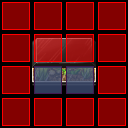

Below is a game level as drawn by its tile map, then a one-line description and the .tmx that defines it (tile-layer data replaced by summaries):
An orthogonal 4x4 tile map with 32x32 px tiles, 4 tile layers (statics, collision, lights, buffer), 1 hidden layer not drawn, 7 tilesets.

<map version="1.0" orientation="orthogonal" width="4" height="4" tilewidth="32" tileheight="32">
 <tileset firstgid="1" name="furniture-modern" tilewidth="32" tileheight="32">
  <image source="../maps/graphics/tiles/furniture-modern.png" width="512" height="512" />
 </tileset>
 <tileset firstgid="257" name="furniture-placement" tilewidth="32" tileheight="32">
  <image source="../maps/graphics/tiles/furniture-placement.png" width="64" height="64" />
  <tile id="2">
   <properties>
    <property name="constraint" value="ground" />
   </properties>
  </tile>
  <tile id="3">
   <properties>
    <property name="constraint" value="wall" />
   </properties>
  </tile>
 </tileset>
 <tileset firstgid="261" name="collision" tilewidth="32" tileheight="32">
  <image source="../maps/graphics/tiles/collision.png" width="64" height="64" />
  <tile id="0">
   <properties>
    <property name="collision" value="short" />
   </properties>
  </tile>
  <tile id="2">
   <properties>
    <property name="transient" value="" />
   </properties>
  </tile>
 </tileset>
 <tileset firstgid="265" name="modern-activators" tilewidth="32" tileheight="32">
  <image source="../image-atlases/modern-activators.png" width="64" height="64" />
 </tileset>
 <tileset firstgid="269" name="lab-tiles" tilewidth="32" tileheight="32">
  <image source="../image-atlases/lab-tiles.png" width="512" height="512" />
 </tileset>
 <tileset firstgid="525" name="future-obj4" tilewidth="32" tileheight="32">
  <image source="../image-atlases/future-obj4.png" width="512" height="512" />
 </tileset>
 <tileset firstgid="781" name="future-obj1" tilewidth="32" tileheight="32">
  <image source="../image-atlases/future-obj1.png" width="512" height="512" />
 </tileset>
 <layer name="statics" width="4" height="4">
  <data>[16 cells, 4 non-empty, 4 distinct tile ids]</data>
 </layer>
 <layer name="constraints" width="4" height="4" visible="0">
  <data>[16 cells, 2 non-empty, 1 distinct tile ids]</data>
 </layer>
 <layer name="collision" width="4" height="4">
  <data>[16 cells, 2 non-empty, 1 distinct tile ids]</data>
 </layer>
 <layer name="lights" width="4" height="4">
  <properties>
   <property name="b" value=".2" />
   <property name="g" value=".45" />
   <property name="r" value="1" />
  </properties>
  <data>[16 cells, 2 non-empty, 1 distinct tile ids]</data>
 </layer>
 <layer name="buffer" width="4" height="4">
  <data>[16 cells, 14 non-empty, 1 distinct tile ids]</data>
 </layer>
</map>
